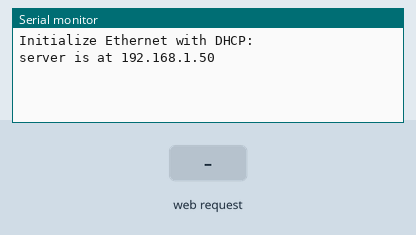
This sketch was run on a simulated Arduino Uno, built with avr-gcc and run on an emulated ATmega328P. Parts: the last lines printed to the serial monitor. The inputs (shaded band) are chosen by the test bench. WiFi joins after 1.5 s; servers stay silent unless stated.

Above: at 2.7 s.
2.8 s: HTTP request GET /acende received
At 3.3 s:
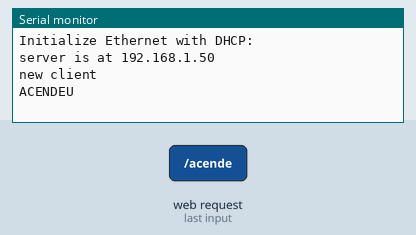
4.3 s: HTTP request GET /apaga received
At 6.1 s:
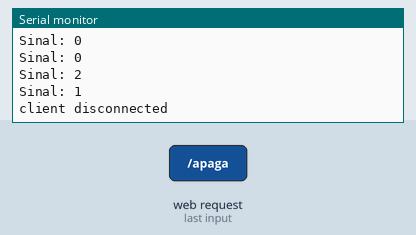
Timing chart, 0 to 7.6 s (numbered marks = the images above; inputs shaded):
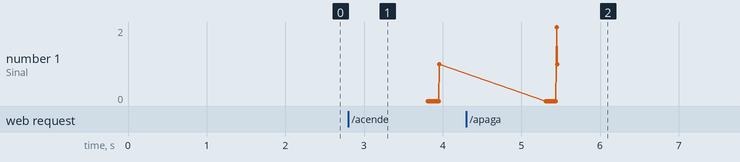

The sketch:

Projeto_1.ino
```cpp
#include <SPI.h>
#include <Ethernet.h>

// Enter a MAC address for your controller below.
// Newer Ethernet shields have a MAC address printed on a sticker on the shield
byte mac[] = {
  0x00, 0xAA, 0xBB, 0xCC, 0xDE, 0x02
};

// Vetor com 15 respostas mais recentes
int Status[15];
String readString;
int count;

// Inicia servidor da porta 80
EthernetServer server(80);

void setup() {

  Serial.begin(9600);

  while (!Serial) {
    ; // wait for serial port to connect. Needed for native USB port only
  }

  // Inicia conexão ethernet (Obtem IP):

  Serial.println("Initialize Ethernet with DHCP:");

  if (Ethernet.begin(mac) == 0) {

    Serial.println("Erro para obter endereço IP");

  }else {
    // Inicia o servidor
    server.begin();
    // Imprime o endereço IP do servidor
    Serial.print("server is at ");
    Serial.println(Ethernet.localIP());
  }

  // Inicia todas as posições com 0
  for(int i =0; i <15; i++){
    Status[i] = 0;
  }
}

void loop() {

  // Aguarda conexão de novos clientes
  EthernetClient client = server.available();

  // Se cliente conectou
  if (client) {

    Serial.println("new client");
    // an http request ends with a blank line
    boolean currentLineIsBlank = true;

    while (client.connected()) {
      if (client.available()) {
        // Le a requisição feita pelo cliente Byte por Byte
        char c = client.read();

        if (readString.length() < 100) {
          //store characters to string
          readString += c;
        }

        if(readString.indexOf("/acende") > 0){
          Serial.println("ACENDEU");
          readString = "";
          for(int i = 15; i >= 0; i--){
            if(Status[i] == 0){
              Status[i] = 1;
              count++;
              break;
            }
            if(count == 15){
              Status[0] = 1;
            }
          }
        }else{
          if(readString.indexOf("/apaga") > 0){
            Serial.println("APAGOU");
            readString = "";

            for(int i = 15; i >= 0; i--){
              if(Status[i] == 0){
                Status[i] = 2;
                count++;
                break;
              }
              if(count == 15){
              Status[0] = 2;
            }
            }
          }
        }

        // Página WEB com os resultados
        if (c == '\n' && currentLineIsBlank) {

          client.println("HTTP/1.1 200 OK");
          client.println("Content-Type: text/html");
          client.println("Connection: close");
          client.println("Refresh: 1");
          client.println();
          client.println("<!DOCTYPE HTML>");

          // Incia página web
          client.println("<html>");

            // HEAD
            client.println("<head>");

              client.println("<Title>");
                client.println("Controle do LED");
              client.println("</Title>");

              client.println("<style>");
                client.println("table, th, td { border: 1px solid black; padding: 5px; }");
              client.println("</style");

            client.println("</head>");
            // /HEAD

            // BODY
            client.println("<body>");

                  if(count == 0){
                    client.println("Nenhum Sinal Recebido");
                  }else{
                    client.println("<table");
                client.println("<tr>");

                    // Percorre Status, se = 1 imprime LED LIGADO
                  for(int i = 0; i < 15; i++){
                    if(Status[i] == 1){
                      client.println("<th>");
                        client.println("Status do LED: ");
                      client.println("</th>");

                      client.println("<th>");
                        client.println("<font color ='00FF00'>Ligado </font>");
                      client.println("</th>");
                client.println("</tr>");
                    }

                    if(Status[i] == 2){
                      client.println("<th>");
                        client.println("Status do LED: ");
                      client.println("</th>");

                      client.println("<th>");
                        client.println("<font color ='FF0000'>Desligado </font>");
                      client.println("</th>");
                client.println("</tr>");
                    }
                  }
                  client.println("</table>");
                  }
            // /BODY
            client.println("</body>");
          //Encera pagina web
          client.println("</html>");

          break;
        }

        if (c == '\n') {
          currentLineIsBlank = true;
        }else if (c != '\r') {
          currentLineIsBlank = false;
        }
      }
    }

    delay(1000);
    // Encerra conexão:
    client.stop();
    // Imprime as posições de Status (Aceso = 1, Apagado = 2, Vazio = 0)
    for(int i =0; i < 15; i++){
      Serial.print("Sinal: ");
      Serial.println(Status[i]);
    }

    readString = "";
    Serial.println("client disconnected");
  }
}
```

Measured:
- after the input at 2.8 s, the serial monitor: prints a new line at once (image 1)
- after the input at 4.3 s, the serial monitor: prints a new line at once (image 2)
